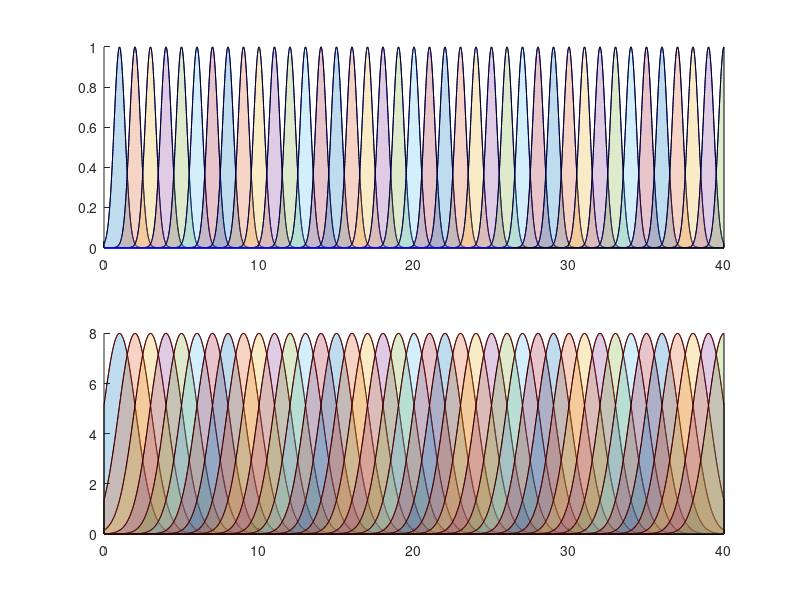

Here is the MATLAB script that generated this plot:
close all
t=linspace(0,40,40*100);
% sig_f = 8;
% sig_l = 1.5;
sig_f = 1;
sig_l = 0.5;
k = @(i,j) sig_f*exp(-(i-j).^2./sig_l^2); 
%%
figure
subplot(211)
hold all
i_vec = 1:1:40;
j_vec=i_vec;
for i=1:40
    k_i = @(jj) k(i,jj);
    k_i_val = k_i(t);
    plot(t, k_i_val,'b')
    area(t, k_i_val,'FaceAlpha',0.25)
end

%%
sig_f = 8;
sig_l = 3/2;

k = @(i,j) sig_f*exp(-(i-j).^2./sig_l^2); 
%%
subplot(212)
hold all
for i=1:40
    k_i2 = @(jj) k(i,jj);
    k_i2_val = k_i2(t);
    plot(t, k_i2_val,'r')
    area(t, k_i2_val,'FaceAlpha',0.25)
end